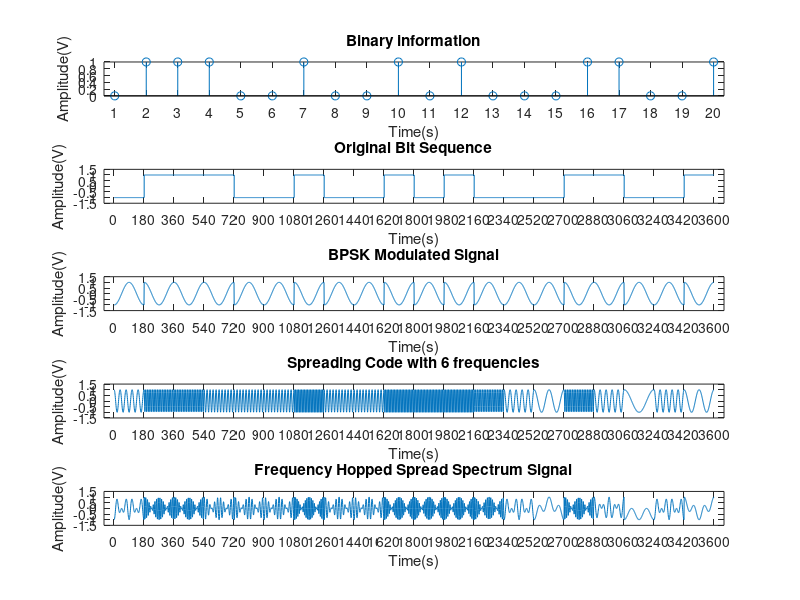
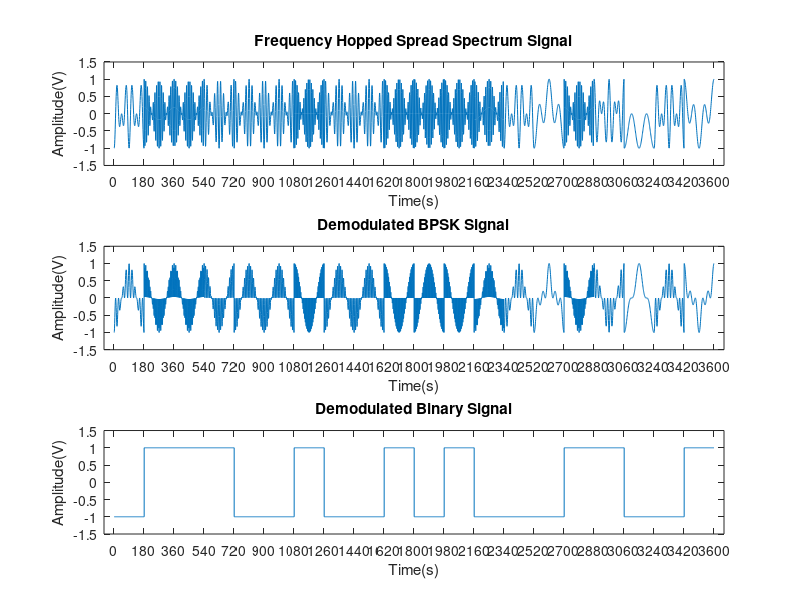

Source code (MATLAB) for these figures, in order:
% Frequency Hopping Spread Spectrum
clc;
clear all;
close all;

% Generation of bits
N=20; 
s=randint(1,N);   % Generating N bits
signal=[];  
carrier=[];
T=180;
t=0:2*pi/(T-1):2*pi;     % Creating T samples for one cosine 
subplot(5,1,1);
stem(s);
set(gca,'XTick',1:N,'XLim',[0.66 N+0.33]);    %Setting axis limits and scale for the graph
title('Binary information');
ylabel('Amplitude(V)');
xlabel('Time(s)');

% Generation of bit pattern/bit stream(Polar NRZ type)
for k=1:N
     if s(1,k)==0
         sig=-ones(1,T);    % T no.of MINUS ONES for bit 0
     else
         sig=ones(1,T);     % T no.of ONES for bit 1
     end
     c=cos(t);   
     carrier=[carrier c];
     signal=[signal sig];
end
subplot(5,1,2);
stairs(signal);
set(gca,'XTick',0:T:N*T,'XLim',[-60 N*T+60],'YLim',[-1.5 1.5]);      %Setting axis limits and scale for the graph
title('Original Bit Sequence');
ylabel('Amplitude(V)');
xlabel('Time(s)');
 
% BPSK Modulation of the signal
bpsk_sig=signal.*carrier;   % Modulating the signal
subplot(5,1,3);
plot(bpsk_sig);
set(gca,'XTick',0:T:N*T,'XLim',[-60 N*T+60],'YLim',[-1.5 1.5]);
title('BPSK Modulated Signal');
ylabel('Amplitude(V)');
xlabel('Time(s)');
 
% Preparation of 6 new carrier frequencies
t1=0:2*pi/8:2*pi;
t2=0:2*pi/9:2*pi;
t3=0:2*pi/17:2*pi;
t4=0:2*pi/35:2*pi;
t5=0:2*pi/89:2*pi;
t6=0:2*pi/179:2*pi;
c1=cos(t1);
c1=[c1 c1 c1 c1 c1 c1 c1 c1 c1 c1 c1 c1 c1 c1 c1 c1 c1 c1 c1 c1];
c2=cos(t2);
c2=[c2 c2 c2 c2 c2 c2 c2 c2 c2 c2 c2 c2 c2 c2 c2 c2 c2 c2] ;
c3=cos(t3);
c3=[c3 c3 c3 c3 c3 c3 c3 c3 c3 c3] ;
c4=cos(t4);
c4=[c4 c4 c4 c4 c4];
c5=cos(t5);
c5=[c5 c5];
c6=cos(t6);

% Random frequency hops to form a spread signal
spread_signal=[];
spread=[];
for n=1:N
    c=randint(1,1,[1 6]);
    spread=[spread c];
    switch(c)
        case(1)
            spread_signal=[spread_signal c1];
        case(2)
            spread_signal=[spread_signal c2];
        case(3)
            spread_signal=[spread_signal c3];
        case(4)
            spread_signal=[spread_signal c4];
        case(5)        
            spread_signal=[spread_signal c5];
        case(6)
            spread_signal=[spread_signal c6];
    end
end
display('Spreading Code :');
display(spread);
subplot(5,1,4);
plot(1:N*T,spread_signal);
set(gca,'XTick',0:T:N*T,'XLim',[-60 N*T+60],'YLim',[-1.5 1.5]);
title('Spreading Code with 6 frequencies');
ylabel('Amplitude(V)');
xlabel('Time(s)');

% Spreading BPSK Signal into wider band with total of 12 frequencies
freq_hopped_sig=bpsk_sig.*spread_signal;
subplot(5,1,5);
plot(1:N*T,freq_hopped_sig);
set(gca,'XTick',0:T:N*T,'XLim',[-60 N*T+60],'YLim',[-1.5 1.5]);
title('Frequency Hopped Spread Spectrum Signal');
ylabel('Amplitude(V)');
xlabel('Time(s)');

% Receiver Side
figure;
subplot(3,1,1);
plot(1:N*T,freq_hopped_sig);
set(gca,'XTick',0:T:N*T,'XLim',[-60 N*T+60],'YLim',[-1.5 1.5]);
title('Frequency Hopped Spread Spectrum Signal');
ylabel('Amplitude(V)');
xlabel('Time(s)');

% Demodulated BPSK Signal
demod_psk=freq_hopped_sig.*spread_signal;
subplot(3,1,2);
plot(demod_psk);
set(gca,'XTick',0:T:N*T,'XLim',[-60 N*T+60],'YLim',[-1.5 1.5]);
title('Demodulated BPSK Signal');
ylabel('Amplitude(V)');
xlabel('Time(s)');

% Demodulated Binary Signal
demod_sig=[];
for j=0:T:N*T-1
     if demod_psk(j+1)<0
         sig=-ones(1,T);
     else
         sig=ones(1,T);
     end
     demod_sig=[demod_sig sig]; 
end
subplot(3,1,3);
stairs(demod_sig);
set(gca,'XTick',0:T:N*T,'XLim',[-60 N*T+60],'YLim',[-1.5 1.5]);      %Setting axis limits and scale for the graph
title('Demodulated Binary Signal');
ylabel('Amplitude(V)');
xlabel('Time(s)');